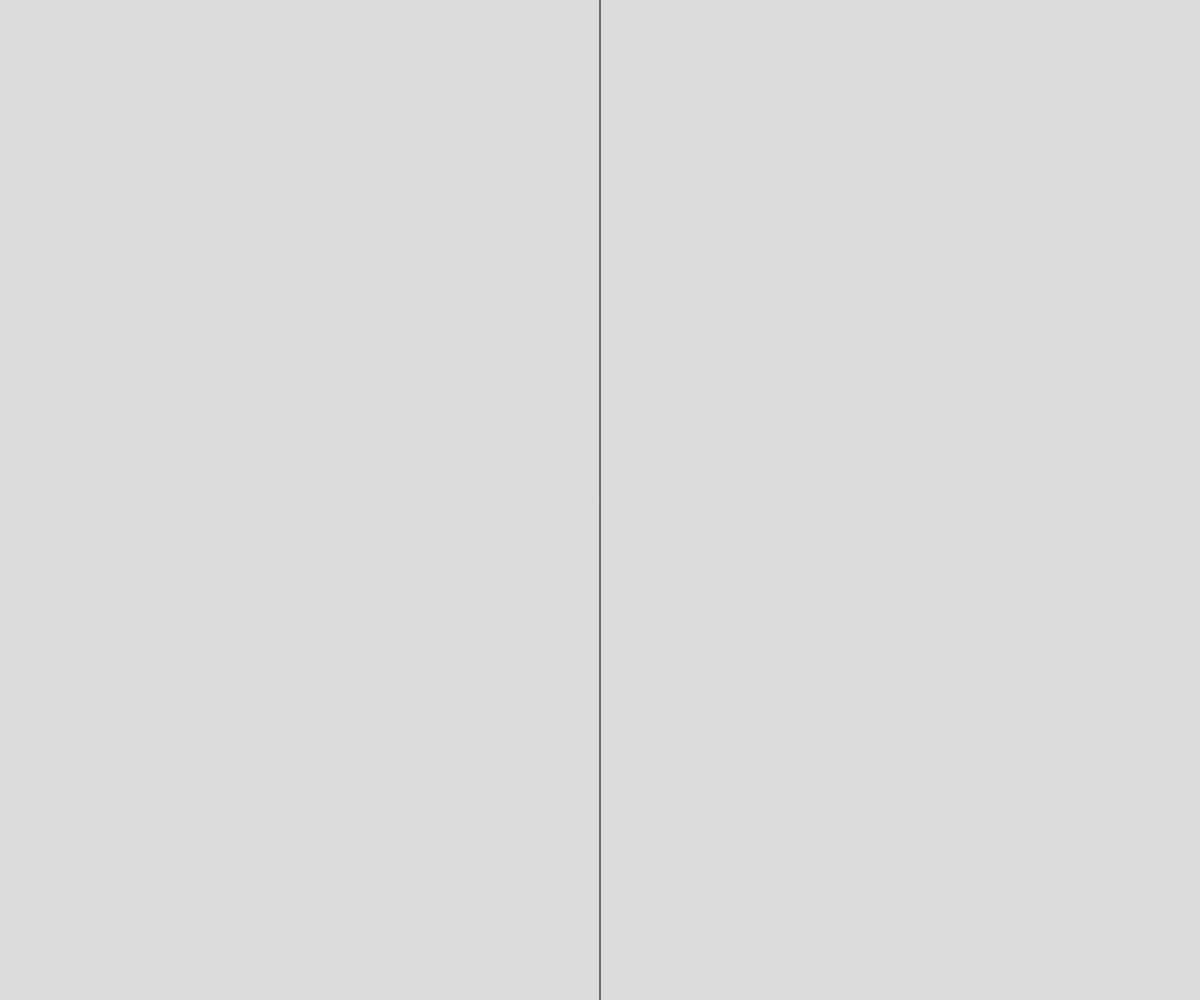
Frame 1 (no input)
Frame 60 (no input): identical to frame 1, image omitted
Frame 120 (the mouse pressed at the canvas centre since frame 60): identical to frame 1, image omitted

The p5.js sketch that drew this single still picture (run headless with seeded random() and noise() and a simulated clock; from frame 60 on, the mouse is pressed at the canvas centre):

// p5.js sketch
// ── sketch.js
// Project Title
// Your Name
// Date
//
// Extra for Experts:
// - describe what you did to take this project "above and beyond"
let cTime= 5;
let cInterval = 0.2;

function setup() {
  createCanvas(windowWidth, windowHeight);
  frameRate(20);
}

function draw() {
  background(220);
  line(width/2, 0, width/2, height);
  randomCircle();
}

function perlinCircle(){
  let cSize = noise 
}
function randomCircle(){
  let cSize = random(1,255);
  circle()



}
